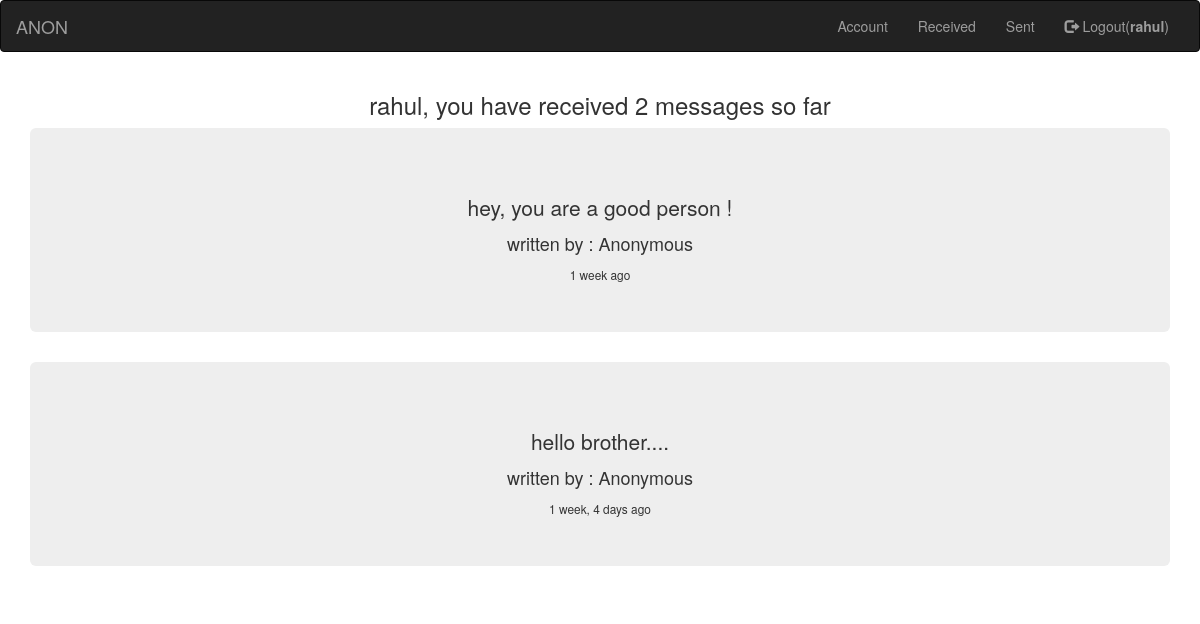
The page /received/rahul/ (signed in) on the database as committed earlier.
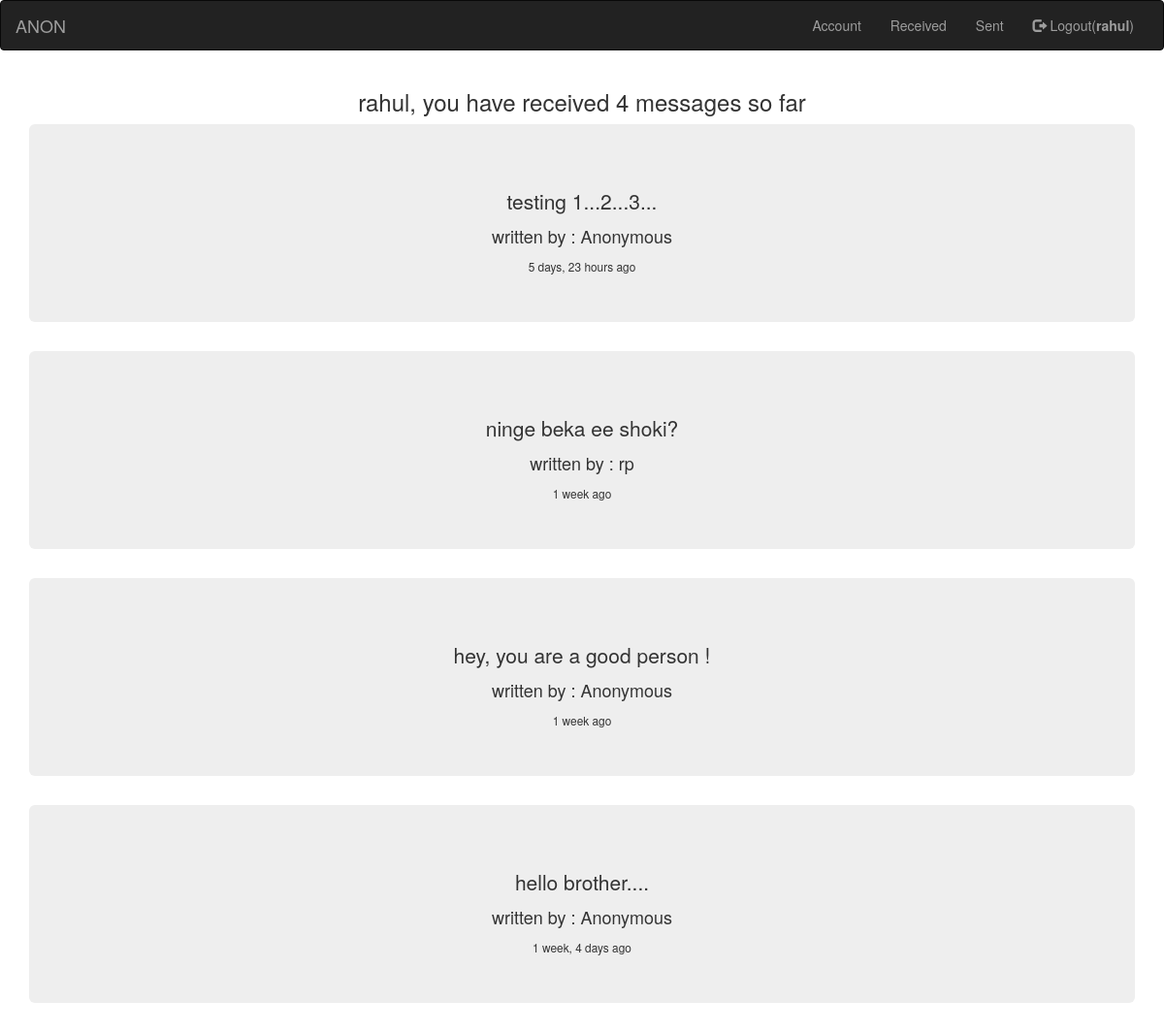
The same page on the database as committed later.
### feedbacks/models.py (models this page shows, shortened)
class Feedback(models.Model):
	write_to = models.ForeignKey(User, related_name = 'received')
	written_by = models.ForeignKey(User, related_name = 'written')
	reveal_identity = models.BooleanField(default = False)
	body = models.TextField(help_text = "say it out!")
	timestamp = models.DateTimeField(auto_now_add = True)
	make_public = models.BooleanField(default = False)
	class Meta:
		ordering = ['-timestamp']

### feedbacks/views.py (the view)
# urls.py: url(r'^received/(?P<username>[-\w]+)/$', views.received_messages, name = 'received'),
@login_required
def received_messages(request, username):
	user = get_object_or_404(User, username = username)
	received = Feedback.objects.filter(write_to = user)
	return render(request, 'feedbacks/received.html', {'user':user, 'received':received})

### feedbacks/templates/feedbacks/received.html (shortened to what this page needs)
{% extends "base.html" %}
{% load static %}
{% load humanize %}
{% block content %}
	<div class="container">
		{% if request.user == user %}
		<div class="row text-center">
			<div class="col-md-12">
				<h3>{{ user.username }}, you have received {{ received.count }} message{{ received.count|pluralize }} so far</h3>
			</div>
		</div>
		<div class="row text-center">
			<div class="col-md-12">
				{% for rec in received %}
					<div class="jumbotron">
						<h3>{{ rec.body|linebreaks }}</h3>
						{% if rec.reveal_identity %}
							<h4>written by : {{ rec.written_by }}</h4>
						{% else %}
							<h4>written by : Anonymous</h4>
						{% endif %}
						<small>{{ rec.timestamp|naturaltime }}</small>
					</div>
				{% endfor %}
			</div>
		</div>
		{% endif %}
	</div>
{% endblock %}

Rows that differ between the two databases and show on the page:
added Feedback: body "testing 1...2...3...", reveal_identity "written by : Anonymous", timestamp "5 days, 23 hours ago"
added Feedback: body "ninge beka ee shoki?", written_by "rp", timestamp "1 week ago"
Other text that changed with them:
{{ received.count }}: "2" → "4"
